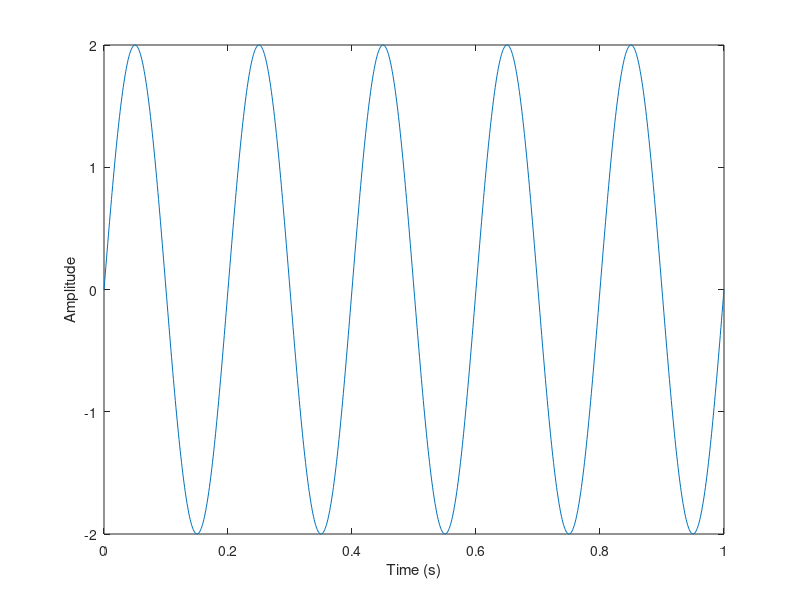

The MATLAB source for this figure:
% script to generate a continuous time sinusoid signal with amplitude=2 for a time 0 to 1 sec and taken the frequency as a user input by using input command.

f = input('Enter frequency in Hz: ');
t = 0:0.001:1;
x = 2*sin(2*pi*f*t);
plot(t,x);
xlabel('Time (s)');
ylabel('Amplitude');
